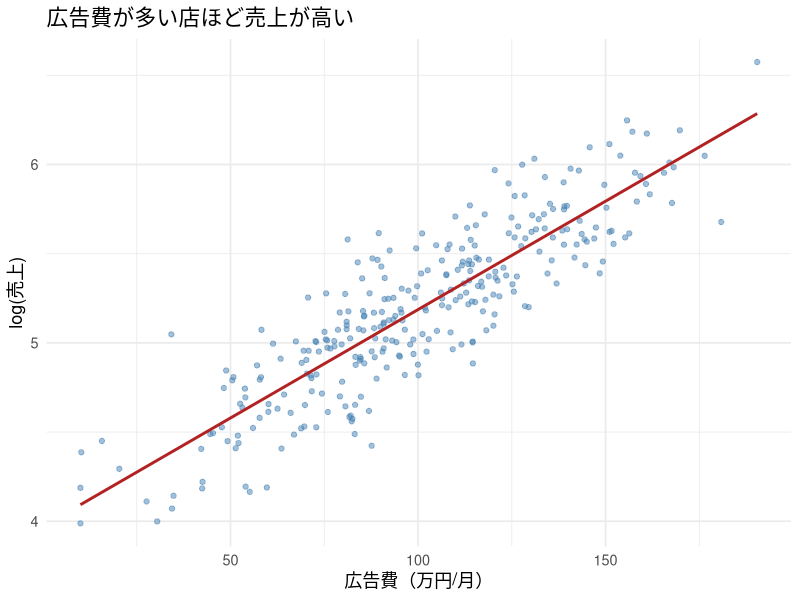
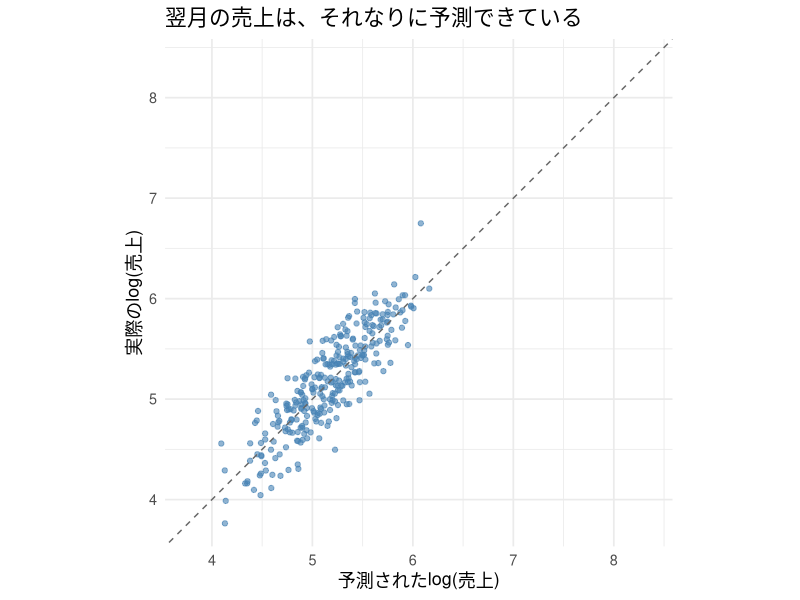
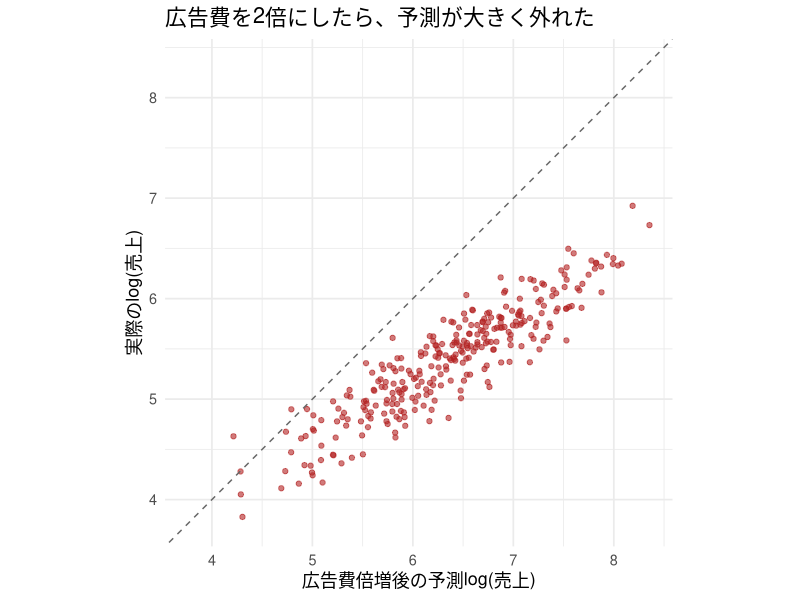
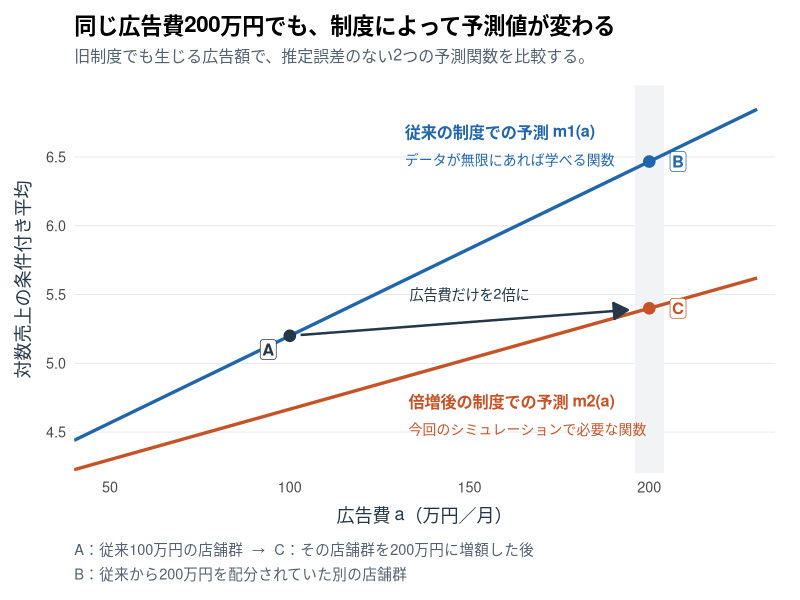
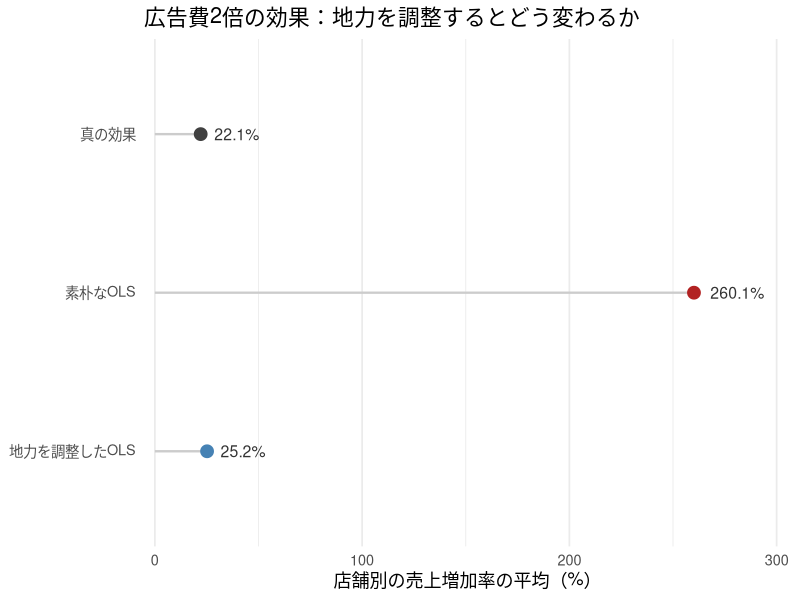
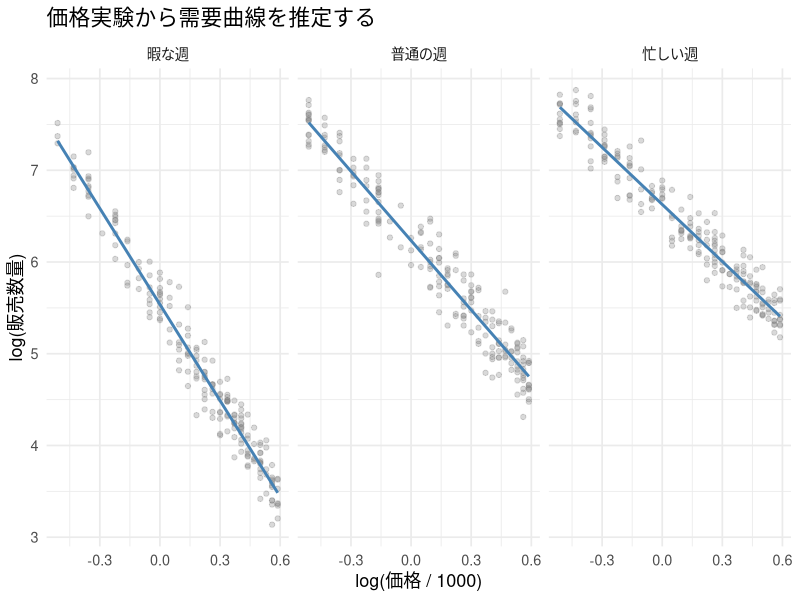
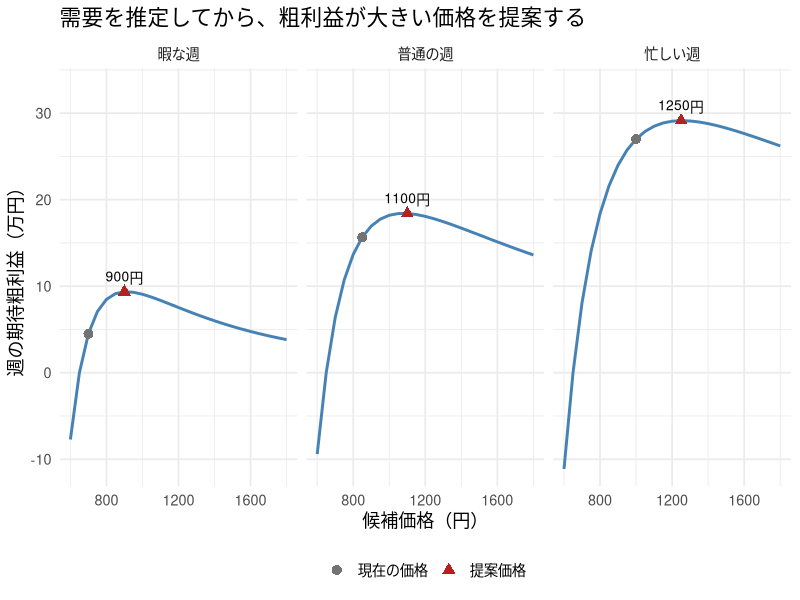
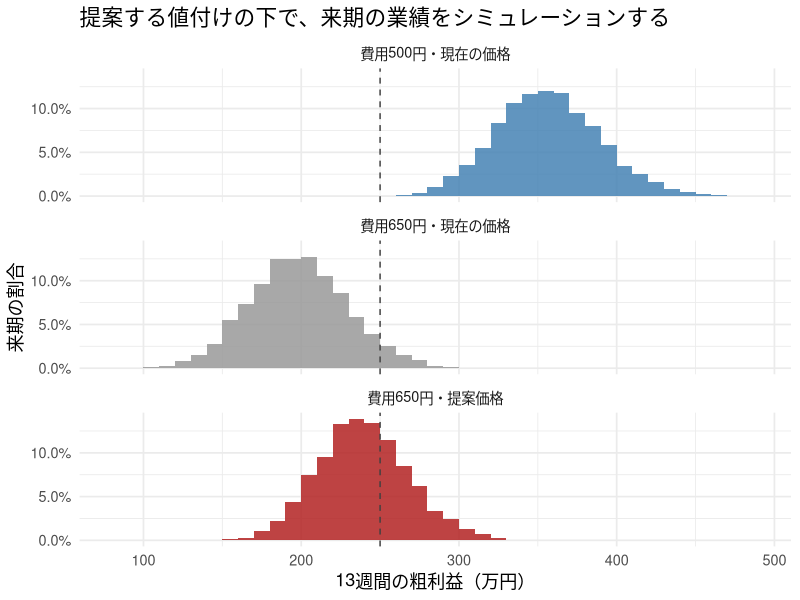

The R script that drew these images, in order:
## ---- chunk 1
#| include: false
library(ggplot2)
library(dplyr)
library(tidyr)

set.seed(20261)

theme_lecture <- function() {
  fam <- if (Sys.info()[["sysname"]] == "Darwin") "Hiragino Sans" else ""
  theme_minimal(base_size = 13, base_family = fam)
}
theme_set(theme_lecture())
knitr::opts_chunk$set(fig.align = "center", dpi = 144)
options(scipen = 8)
## ---- chunk 2
#| label: ad-month1-data
#| include: false
n_stores <- 300

# 店舗の地力（立地・接客力など）。同じ店舗の地力は3か月間変わらない
quality <- rnorm(n_stores, mean = 0, sd = 1)

# 1か月目の広告費（万円/月）：地力が高い店ほど多く配分される
ad_spend <- 100 + 30 * quality + rnorm(n_stores, mean = 0, sd = 15)
ad_spend <- pmax(ad_spend, 10)

# 真の広告効果は小さく、地力の効果は大きい
true_beta_ad <- 0.002
true_beta_quality <- 0.4
log_sales_mean <- 5.0 + true_beta_quality * quality + true_beta_ad * ad_spend
log_sales <- log_sales_mean + rnorm(n_stores, mean = 0, sd = 0.15)

store_df <- data.frame(
  store_id = 1:n_stores,
  quality = quality,
  ad_spend = ad_spend,
  sales = exp(log_sales),
  log_sales = log_sales
)
## ---- chunk 3
#| label: ad-month2-data
#| include: false
# 2か月目：同じ店舗に、従来のルールで来月の広告予算が配分される
# この予算は、来月の売上が実現する前に決まっている
next_ad_spend <- pmax(
  100 + 30 * quality + rnorm(n_stores, mean = 0, sd = 15), 10
)
next_log_sales <- 5.0 + true_beta_quality * quality +
  true_beta_ad * next_ad_spend + rnorm(n_stores, mean = 0, sd = 0.15)
next_month_df <- data.frame(
  store_id = store_df$store_id,
  quality = quality,
  ad_spend = next_ad_spend,
  log_sales = next_log_sales,
  sales = exp(next_log_sales)
)
## ---- chunk 4
#| label: ad-month3-data
#| include: false
# 3か月目：2か月目の広告予算を据え置く予定だったところ、全店で2倍にする
# 売上ショックは新しく発生する。地力や売上の決まり方は変わらない
intervention_noise <- rnorm(n_stores, mean = 0, sd = 0.15)
intervention_df <- next_month_df
intervention_df$ad_spend <- 2 * next_month_df$ad_spend
intervention_df$log_sales <- 5.0 + true_beta_quality * quality +
  true_beta_ad * intervention_df$ad_spend + intervention_noise
intervention_df$sales <- exp(intervention_df$log_sales)
## ---- chunk 5
#| label: ad-story-results
#| include: false
fit_short <- lm(log_sales ~ ad_spend, data = store_df)
beta_short <- unname(coef(fit_short)["ad_spend"])
intercept_short <- unname(coef(fit_short)["(Intercept)"])

# 1か月目に推定したモデルを固定し、2か月目・3か月目を予測する
pred_next <- predict(fit_short, newdata = next_month_df)
pred_intervention <- predict(fit_short, newdata = intervention_df)
r2_in_sample <- summary(fit_short)$r.squared
ss_tot <- sum((next_month_df$log_sales - mean(next_month_df$log_sales))^2)
r2_next <- 1 - sum((next_month_df$log_sales - pred_next)^2) / ss_tot
baseline_pred <- rep(mean(store_df$log_sales), n_stores)
r2_base <- 1 - sum((next_month_df$log_sales - baseline_pred)^2) / ss_tot

ad_change <- intervention_df$ad_spend - next_month_df$ad_spend
ols_effect <- beta_short * ad_change
true_effect <- true_beta_ad * ad_change
ols_mean_pct <- mean(exp(ols_effect) - 1) * 100
true_mean_pct <- mean(exp(true_effect) - 1) * 100
observed_mean_pct <- mean(intervention_df$sales / next_month_df$sales - 1) * 100

# 予測検証と介入後の図で、軸の範囲と45度線の見え方をそろえる
prediction_limits <- range(c(pred_next, next_month_df$log_sales,
                             pred_intervention, intervention_df$log_sales))
## ---- chunk 6
#| echo: false
#| fig-cap: "1か月目：広告費と売上（log）の散布図とOLS回帰直線"
ggplot(store_df, aes(x = ad_spend, y = log_sales)) +
  geom_point(alpha = 0.5, color = "steelblue") +
  geom_smooth(method = "lm", se = FALSE, color = "firebrick") +
  labs(x = "広告費（万円/月）", y = "log(売上)",
       title = "広告費が多い店ほど売上が高い")
## ---- chunk 7
#| echo: false
#| fig-cap: "2か月目：通常の広告配分が続く月には、予測値と実現値はおおむね45度線付近に並ぶ"
ggplot(data.frame(predicted = pred_next, actual = next_month_df$log_sales),
       aes(x = predicted, y = actual)) +
  geom_point(alpha = 0.6, color = "steelblue") +
  geom_abline(slope = 1, intercept = 0, linetype = "dashed", color = "gray40") +
  coord_fixed(xlim = prediction_limits, ylim = prediction_limits) +
  labs(x = "予測されたlog(売上)", y = "実際のlog(売上)",
       title = "翌月の売上は、それなりに予測できている")
## ---- chunk 8
#| echo: false
#| fig-cap: "3か月目：広告費を2倍にすると、実現した売上は予測を大きく下回る。前の図と軸の範囲は同じ"
ggplot(data.frame(predicted = pred_intervention, actual = intervention_df$log_sales),
       aes(x = predicted, y = actual)) +
  geom_point(alpha = 0.6, color = "firebrick") +
  geom_abline(slope = 1, intercept = 0, linetype = "dashed", color = "gray40") +
  coord_fixed(xlim = prediction_limits, ylim = prediction_limits) +
  labs(x = "広告費倍増後の予測log(売上)", y = "実際のlog(売上)",
       title = "広告費を2倍にしたら、予測が大きく外れた")
## ---- chunk 9
head(store_df)
## ---- chunk 10
fit_short <- lm(log_sales ~ ad_spend, data = store_df)
fit_long  <- lm(log_sales ~ ad_spend + quality, data = store_df)

beta_short <- unname(coef(fit_short)["ad_spend"])
beta_long  <- unname(coef(fit_long)["ad_spend"])
comparison_df <- data.frame(
  model = c("素朴なOLS（広告費のみ）", "地力を調整したOLS", "真の値"),
  beta_ad = c(beta_short, beta_long, true_beta_ad)
)
knitr::kable(comparison_df, digits = 5,
             col.names = c("モデル", "広告費の係数"))
## ---- chunk 11
pred_next <- predict(fit_short, newdata = next_month_df)

# 2か月目の実現値で予測精度を評価する（売上はすべてlog）
ss_res <- sum((next_month_df$log_sales - pred_next)^2)
ss_tot <- sum((next_month_df$log_sales - mean(next_month_df$log_sales))^2)
r2_next <- 1 - ss_res / ss_tot

# ベースライン：1か月目の平均売上(log)だけで予測する
baseline_pred <- rep(mean(store_df$log_sales), nrow(next_month_df))
r2_base <- 1 - sum((next_month_df$log_sales - baseline_pred)^2) / ss_tot

knitr::kable(
  data.frame(method = c("広告費を使う予測モデル", "平均だけのベースライン"),
             next_month_R2 = c(r2_next, r2_base)),
  digits = 3, col.names = c("予測方法", "翌月データでのR²")
)
## ---- chunk 12
#| label: fig-policy-functions
#| echo: false
#| fig-width: 8.8
#| fig-height: 5.7
#| fig-cap: "旧制度の最良の予測関数m1と、広告費倍増後に必要な関数m2。青い線を完全に学べても、AからCへの変化は青い線に沿って移動することでは計算できない。"
# 広告費の共通の支持域にある、2つの「真の予測関数」を比較する。
# 有限標本の推定誤差は含めない。下限の影響がない a > 20 を描く。

ad_grid <- seq(40, 230, length.out = 250)
quality_slope <- 30 / (30^2 + 15^2)
policy_function_df <- data.frame(
  ad_spend = ad_grid,
  mean_old = 5 + 0.002 * ad_grid +
    0.4 * quality_slope * (ad_grid - 100),
  mean_new = 5 + 0.002 * ad_grid +
    0.4 * quality_slope * (ad_grid / 2 - 100)
)

policy_points <- data.frame(
  ad_spend = c(100, 200, 200),
  mean_log_sales = c(5.2, 5 + 0.002 * 200 +
    0.4 * quality_slope * 100, 5.4),
  point = c("A", "B", "C"),
  colour = c("#263747", "#2166AC", "#C65328")
)
plot_family <- if (Sys.info()[["sysname"]] == "Darwin") "Hiragino Sans" else ""

policy_functions_plot <- ggplot(policy_function_df, aes(x = ad_spend)) +
  # 200万円は、どちらの関数でも定義されている同じ入力値である。
  annotate("rect", xmin = 196, xmax = 204, ymin = -Inf, ymax = Inf,
           fill = "#F1F3F5") +
  geom_line(aes(y = mean_old), colour = "#2166AC", linewidth = 1.15) +
  geom_line(aes(y = mean_new), colour = "#C65328", linewidth = 1.15) +
  # 地力の構成を固定した100万円の店舗群を、200万円へ移す。
  annotate("segment", x = 103, xend = 194, y = 5.206, yend = 5.388,
           colour = "#263747", linewidth = 0.85,
           arrow = grid::arrow(length = grid::unit(0.16, "inches"),
                               type = "closed")) +
  annotate("text", x = 150, y = 5.50,
           label = "広告費だけを2倍に",
           size = 3.6, colour = "#263747", family = plot_family) +
  geom_point(data = policy_points,
             aes(y = mean_log_sales, colour = colour),
             size = 3.6, show.legend = FALSE) +
  scale_colour_identity() +
  annotate("label", x = 94, y = 5.10, label = "A", size = 4.2,
           fontface = "bold", colour = "#263747", fill = "white",
           linewidth = 0, label.padding = grid::unit(0.10, "lines"),
           family = plot_family) +
  annotate("label", x = 208, y = 6.467, label = "B", size = 4.2,
           fontface = "bold", colour = "#2166AC", fill = "white",
           linewidth = 0, label.padding = grid::unit(0.10, "lines"),
           family = plot_family) +
  annotate("label", x = 208, y = 5.40, label = "C", size = 4.2,
           fontface = "bold", colour = "#C65328", fill = "white",
           linewidth = 0, label.padding = grid::unit(0.10, "lines"),
           family = plot_family) +
  annotate("text", x = 132, y = 6.68, hjust = 0,
           label = "従来の制度での予測 m1(a)",
           size = 4.1, fontface = "bold", colour = "#2166AC",
           family = plot_family) +
  annotate("text", x = 132, y = 6.48, hjust = 0,
           label = "データが無限にあれば学べる関数",
           size = 3.5, colour = "#2166AC", family = plot_family) +
  annotate("text", x = 133, y = 4.72, hjust = 0,
           label = "倍増後の制度での予測 m2(a)",
           size = 4.1, fontface = "bold", colour = "#C65328",
           family = plot_family) +
  annotate("text", x = 133, y = 4.52, hjust = 0,
           label = "今回のシミュレーションで必要な関数",
           size = 3.5, colour = "#C65328", family = plot_family) +
  scale_x_continuous(breaks = c(50, 100, 150, 200),
                     limits = c(40, 235), expand = c(0, 0)) +
  scale_y_continuous(breaks = seq(4.5, 6.5, by = 0.5),
                     limits = c(4.2, 7.02), expand = c(0, 0)) +
  labs(
    x = "広告費 a（万円／月）",
    y = "対数売上の条件付き平均",
    title = "同じ広告費200万円でも、制度によって予測値が変わる",
    subtitle = "旧制度でも生じる広告額で、推定誤差のない2つの予測関数を比較する。",
    caption = paste0(
      "A：従来100万円の店舗群  →  C：その店舗群を200万円に増額した後\n",
      "B：従来から200万円を配分されていた別の店舗群"
    )
  ) +
  theme_minimal(base_size = 13, base_family = plot_family) +
  theme(
    panel.grid.minor = element_blank(),
    panel.grid.major.x = element_blank(),
    panel.grid.major.y = element_line(colour = "#E7E9EC", linewidth = 0.35),
    axis.title = element_text(colour = "#263747"),
    axis.title.x = element_text(margin = margin(t = 9)),
    axis.title.y = element_text(margin = margin(r = 9)),
    plot.title = element_text(size = 16, face = "bold", margin = margin(b = 8)),
    plot.subtitle = element_text(size = 11.5, colour = "#536171",
                                 margin = margin(b = 14)),
    plot.caption = element_text(size = 10.5, hjust = 0, colour = "#536171",
                                lineheight = 1.4, margin = margin(t = 13)),
    plot.margin = margin(13, 18, 12, 12)
  )

policy_functions_plot
## ---- chunk 13
# qualityは変えず、広告費だけが異なる2つのデータをモデルに渡す
adjusted_effect <- predict(fit_long, newdata = intervention_df) -
  predict(fit_long, newdata = next_month_df)
adjusted_mean_pct <- mean(exp(adjusted_effect) - 1) * 100

effect_summary <- data.frame(
  method = c("真の効果", "素朴なOLS", "地力を調整したOLS"),
  mean_pct_change = c(true_mean_pct, ols_mean_pct, adjusted_mean_pct)
)
knitr::kable(effect_summary, digits = 1,
             col.names = c("計算方法", "店舗別の売上増加率の平均（%）"))
## ---- chunk 14
#| echo: false
#| fig-cap: "広告費2倍の効果を同じ尺度で比較する。地力を調整すると真の効果に近づく"
effect_summary$method <- factor(effect_summary$method,
  levels = c("地力を調整したOLS", "素朴なOLS", "真の効果"))
ggplot(effect_summary, aes(x = mean_pct_change, y = method, color = method)) +
  geom_segment(aes(x = 0, xend = mean_pct_change, yend = method),
               color = "gray80", linewidth = 0.8) +
  geom_point(size = 4) +
  geom_text(aes(label = paste0(round(mean_pct_change, 1), "%")),
            hjust = -0.3, color = "gray20", size = 4) +
  scale_color_manual(values = c("真の効果" = "gray25", "素朴なOLS" = "firebrick",
                                "地力を調整したOLS" = "steelblue")) +
  scale_x_continuous(expand = expansion(mult = c(0.02, 0.18))) +
  labs(x = "店舗別の売上増加率の平均（%）", y = NULL,
       title = "広告費2倍の効果：地力を調整するとどう変わるか") +
  theme(legend.position = "none", panel.grid.major.y = element_blank())
## ---- chunk 15
#| include: false
# 後続のシミュレーションは改訂前と同じ乱数列を使う
set.seed(20261)
invisible(sample.int(n_stores))
## ---- chunk 16
#| label: pricing-observed-data
#| include: false
# 教材用のデータ生成。true_で始まる値は、その後の推定・予測には渡さない。
state_levels <- c("low", "normal", "high")
state_names <- c("暇な週", "普通の週", "忙しい週")
price_menu <- seq(600, 1800, by = 50)

set.seed(20264)
true_alpha <- log(c(250, 500, 750))
true_eta <- c(3.5, 2.5, 2.0)
true_sigma <- 0.20
experiment_df <- data.frame(
  state = factor(rep(state_levels, each = 200), levels = state_levels),
  price = sample(price_menu, 600, replace = TRUE)
)
state_id <- as.integer(experiment_df$state)
experiment_df$quantity <- exp(
  true_alpha[state_id] - true_eta[state_id] * log(experiment_df$price / 1000) +
    rnorm(nrow(experiment_df), mean = 0, sd = true_sigma)
)

set.seed(20265)
true_state_prob <- c(0.25, 0.50, 0.25)
history_df <- data.frame(
  week = 1:208,
  state = factor(sample(state_levels, 208, replace = TRUE,
                        prob = true_state_prob), levels = state_levels)
)

# 費用・価格候補・現在の値付けは、業務上わかっている情報
cost_before <- 500
cost_after <- 650
current_prices <- c(700, 850, 1000)
history_df$price <- current_prices[as.integer(history_df$state)]
profit_target <- 2500000
## ---- chunk 17
knitr::kable(head(experiment_df), digits = 1,
             col.names = c("需要の見通し", "実験で割り当てた価格（円）", "販売数量"))
## ---- chunk 18
#| label: pricing-estimation
experiment_df$log_q <- log(experiment_df$quantity)
experiment_df$log_price_ratio <- log(experiment_df$price / 1000)

# 0 + stateで状態別の切片、state:log_price_ratioで状態別の傾きを入れる
fit_demand <- lm(log_q ~ 0 + state + state:log_price_ratio,
                 data = experiment_df)
alpha_hat <- unname(coef(fit_demand)[paste0("state", state_levels)])
eta_hat <- -unname(coef(fit_demand)[paste0("state", state_levels, ":log_price_ratio")])
sigma_hat <- summary(fit_demand)$sigma

knitr::kable(data.frame(
  state = state_names, alpha = alpha_hat, elasticity = -eta_hat
), digits = 3, col.names = c("需要の見通し", "切片の推定値", "価格弾力性の推定値"))
## ---- chunk 19
#| echo: false
#| label: fig-estimated-demand
#| fig-width: 9
#| fig-cap: "価格実験のデータと、状態別に推定した対数需要の条件付き平均"
demand_grid <- expand.grid(state = state_levels, price = price_menu)
demand_grid$state <- factor(demand_grid$state, levels = state_levels)
demand_grid$log_price_ratio <- log(demand_grid$price / 1000)
demand_grid$predicted_log_q <- predict(fit_demand, newdata = demand_grid)
state_labeller <- as_labeller(setNames(state_names, state_levels))
ggplot(experiment_df, aes(x = log_price_ratio, y = log_q)) +
  geom_point(alpha = 0.3, color = "gray50", size = 1.5) +
  geom_line(data = demand_grid, aes(y = predicted_log_q),
            color = "steelblue", linewidth = 1) +
  facet_wrap(~ state, nrow = 1, labeller = state_labeller) +
  labs(x = "log(価格 / 1000)", y = "log(販売数量)",
       title = "価格実験から需要曲線を推定する")
## ---- chunk 20
knitr::kable(data.frame(
  state = state_names,
  true_alpha = true_alpha, estimated_alpha = alpha_hat,
  true_elasticity = -true_eta, estimated_elasticity = -eta_hat
), digits = 3,
col.names = c("見通し", "切片の真値", "切片の推定値", "弾力性の真値", "弾力性の推定値"))
## ---- chunk 21
#| label: pricing-state-probabilities
state_counts <- table(history_df$state)
state_prob_hat <- as.numeric(prop.table(state_counts))
knitr::kable(data.frame(
  state = state_names, weeks = as.integer(state_counts), probability = state_prob_hat
), digits = 3, col.names = c("需要の見通し", "過去208週の回数", "推定した確率"))
## ---- chunk 22
#| label: pricing-estimated-quantity
quantity_hat <- function(price, state_id, z) {
  exp(alpha_hat[state_id] - eta_hat[state_id] * log(price / 1000) + sigma_hat * z)
}
## ---- chunk 23
#| label: pricing-candidates
set.seed(20266)
planning_z <- rnorm(20000)

expected_profit_hat <- function(price, cost, state_id) {
  mean((price - cost) * quantity_hat(price, state_id, planning_z))
}

# 価格候補と需要の見通しの、すべての組み合わせを計算する
profit_grid <- expand.grid(price = price_menu, state_id = 1:3)
profit_grid$profit <- mapply(
  function(p, s) expected_profit_hat(p, cost_after, s),
  profit_grid$price, profit_grid$state_id
)
## ---- chunk 24
#| label: pricing-recommendation
recommended_prices <- sapply(1:3, function(s) {
  profits <- sapply(price_menu, function(p) expected_profit_hat(p, cost_after, s))
  price_menu[which.max(profits)]
})
knitr::kable(data.frame(
  state = state_names,
  current = current_prices,
  recommended = recommended_prices,
  increase = recommended_prices - current_prices
), col.names = c("需要の見通し", "現在の価格（円）", "提案価格（円）", "値上げ幅（円）"))
## ---- chunk 25
#| echo: false
#| label: fig-pricing-profit
#| fig-width: 9
#| fig-cap: "費用650円での候補価格と期待粗利益。現在の価格と、推定モデルから提案する価格を示す"
profit_grid$state <- factor(state_levels[profit_grid$state_id], levels = state_levels)
price_points <- data.frame(
  state_id = rep(1:3, 2),
  price = c(current_prices, recommended_prices),
  rule = factor(rep(c("現在の価格", "提案価格"), each = 3),
                levels = c("現在の価格", "提案価格"))
)
price_points$state <- factor(state_levels[price_points$state_id], levels = state_levels)
price_points$profit <- mapply(
  function(p, s) expected_profit_hat(p, cost_after, s),
  price_points$price, price_points$state_id
)
ggplot(profit_grid, aes(x = price, y = profit / 10000)) +
  geom_line(color = "steelblue", linewidth = 1) +
  geom_point(data = price_points, aes(color = rule, shape = rule), size = 3) +
  geom_text(data = subset(price_points, rule == "提案価格"),
            aes(label = paste0(price, "円")), vjust = -1, size = 3.5) +
  facet_wrap(~ state, nrow = 1, labeller = state_labeller) +
  scale_color_manual(values = c("gray45", "firebrick")) +
  scale_x_continuous(breaks = c(800, 1200, 1600)) +
  scale_y_continuous(expand = expansion(mult = c(0.05, 0.15))) +
  labs(x = "候補価格（円）", y = "週の期待粗利益（万円）", color = NULL, shape = NULL,
       title = "需要を推定してから、粗利益が大きい価格を提案する") +
  theme(legend.position = "bottom")
## ---- chunk 26
#| label: pricing-futures
set.seed(20267)
n_future <- 5000
weeks_per_quarter <- 13

# 行が1つの仮想的な来期、列が第1週から第13週
future_state <- matrix(
  sample(1:3, n_future * weeks_per_quarter, replace = TRUE, prob = state_prob_hat),
  nrow = n_future
)
future_z <- matrix(rnorm(n_future * weeks_per_quarter), nrow = n_future)
## ---- chunk 27
#| label: pricing-worlds
simulate_quarters <- function(cost, price_rule) {
  price <- matrix(price_rule[future_state], nrow = n_future)
  alpha <- matrix(alpha_hat[future_state], nrow = n_future)
  eta <- matrix(eta_hat[future_state], nrow = n_future)
  quantity <- exp(alpha - eta * log(price / 1000) + sigma_hat * future_z)
  data.frame(
    mean_price = rowMeans(price),
    quantity = rowSums(quantity),
    revenue = rowSums(price * quantity),
    profit = rowSums((price - cost) * quantity)
  )
}

# 対応する来期では、同じ需要の見通しと同じ売上ショックを使う
baseline_quarters <- simulate_quarters(cost_before, current_prices)
unchanged_quarters <- simulate_quarters(cost_after, current_prices)
recommended_quarters <- simulate_quarters(cost_after, recommended_prices)
## ---- chunk 28
#| label: pricing-report
summarize_quarters <- function(x, label) {
  data.frame(
    scenario = label,
    mean_price = mean(x$mean_price),
    quantity = mean(x$quantity),
    revenue_man = mean(x$revenue) / 10000,
    profit_man = mean(x$profit) / 10000,
    below_target_pct = 100 * mean(x$profit < profit_target)
  )
}
pricing_report <- rbind(
  summarize_quarters(baseline_quarters, "費用500円・現在の価格"),
  summarize_quarters(unchanged_quarters, "費用650円・現在の価格"),
  summarize_quarters(recommended_quarters, "費用650円・提案価格")
)
## ---- chunk 29
#| echo: false
knitr::kable(pricing_report[, c("scenario", "mean_price", "quantity", "revenue_man", "profit_man")],
             digits = c(0, 0, 0, 1, 1),
             col.names = c("計算した世界", "平均価格（円）", "数量（個）", "売上（万円）", "粗利益（万円）"))
## ---- chunk 30
#| echo: false
knitr::kable(pricing_report[, c("scenario", "below_target_pct")], digits = 2,
             col.names = c("計算した世界", "250万円未満の割合（%）"))
## ---- chunk 31
#| echo: false
#| label: fig-pricing-quarters
#| fig-height: 6
#| fig-cap: "推定した需要モデルで作った四半期の粗利益の分布。破線は250万円"
profit_distribution <- data.frame(
  scenario = factor(rep(pricing_report$scenario, each = n_future), levels = pricing_report$scenario),
  profit_man = c(baseline_quarters$profit, unchanged_quarters$profit,
                 recommended_quarters$profit) / 10000
)
ggplot(profit_distribution, aes(x = profit_man, y = after_stat(count / n_future), fill = scenario)) +
  geom_histogram(binwidth = 10, boundary = 0, alpha = 0.85) +
  geom_vline(xintercept = profit_target / 10000, linetype = "dashed", color = "gray25") +
  facet_wrap(~ scenario, ncol = 1) +
  scale_fill_manual(values = c("steelblue", "gray60", "firebrick")) +
  scale_y_continuous(labels = scales::label_percent(accuracy = 0.1)) +
  labs(x = "13週間の粗利益（万円）", y = "来期の割合",
       title = "提案する値付けの下で、来期の業績をシミュレーションする") +
  theme(legend.position = "none")
